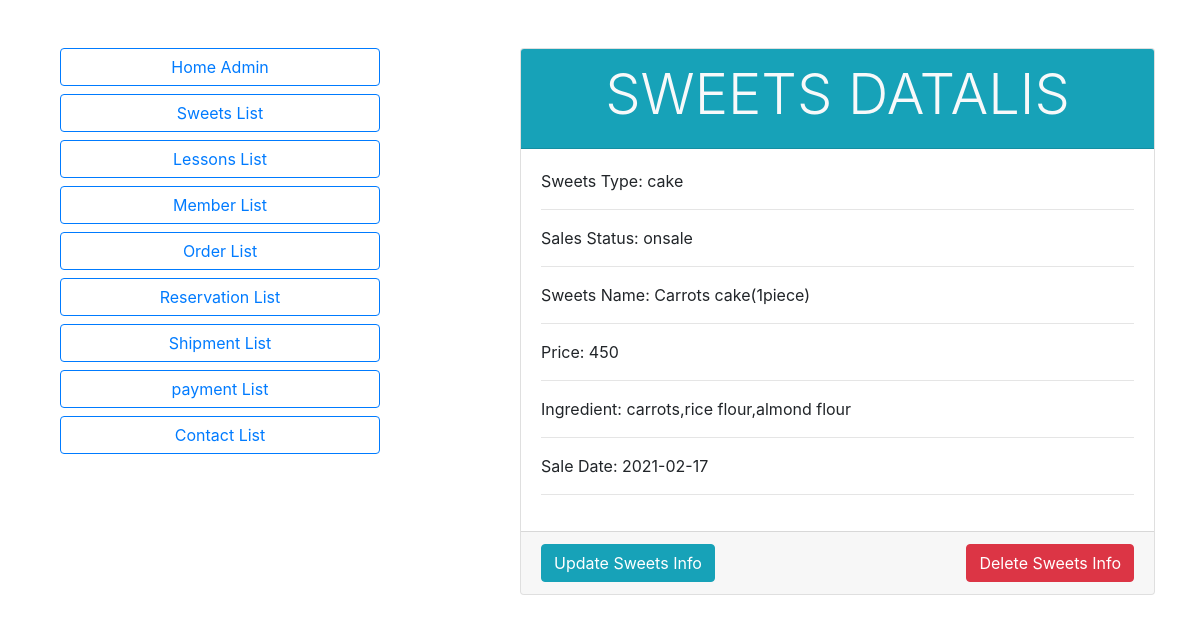
Screenshot of /sweets_data.php?sw_id=1 with the database file from the repository.
### tables this page shows
CREATE TABLE `sweets_list` (
  `sw_id` int(11) NOT NULL,
  `sw_type` varchar(100) NOT NULL,
  `sw_name` varchar(100) NOT NULL,
  `sw_price` varchar(100) NOT NULL,
  `sw_ingre` varchar(100) NOT NULL,
  `sw_regiday` date NOT NULL,
  `sw_status` varchar(100) NOT NULL
);

### classes/Database.php (called while the page is built, shortened)
<?php
class Database{
    private $servername = 'localhost';
    private $username = 'root';
    private $password = 'root';
    private $database_name = 'sweets_db';
    function __construct()
    {
        $this->conn = new mysqli($this->servername,$this->username,$this->password,$this->database_name);
        if($this->conn == TRUE){
            return $this->conn;
        }else{
            return FALSE;
        }
    }
}
?>

### admin_data.php (called while the page is built, shortened)
<?php
include 'classes/Sweets_order.php';
$sweetsobj = new Sweets;
?>

### classes/Sweets_order.php (called while the page is built, shortened)
<?php
include 'Database.php';
class Sweets extends Database{
        function display_one_sweets($sw_id){
            $sql = "SELECT * FROM sweets_list WHERE sw_id = '$sw_id'";
            $result = $this->conn->query($sql);
            if($result->num_rows == 1){
                return $result->fetch_assoc();
            }else{
                echo "NO DATA RETRIEVED";
            }
        }
  }
?>

### sweets_data.php (the view, shortened to what this page needs)
<?php
include 'admin_data.php';
$sw_id = $_GET['sw_id'];
$one_sweets = $sweetsobj->display_one_sweets($sw_id);
?>
<!doctype html>
<html lang="en">
  <head>
    <link rel="stylesheet" href="https://stackpath.bootstrapcdn.com/bootstrap/4.3.1/css/bootstrap.min.css">
  </head>
  <body>
  <nav class="container">
    <div class="row">
        <div class="col-4">
            <div class="container mt-5">
               <a href="admin.php" class="btn btn-outline-primary btn-block">Home Admin</a>
               <a href="sweets_list.php" class="btn btn-outline-primary btn-block">Sweets List</a>
               <a href="lesson_list.php" class="btn btn-outline-primary btn-block">Lessons List</a>
               <a href="member_list.php" class="btn btn-outline-primary btn-block">Member List</a>
               <a href="ordercancel_list.php" class="btn btn-outline-primary btn-block">Order List</a>
               <a href="lesson_resercancel.php" class="btn btn-outline-primary btn-block">Reservation List</a>
               <a href="shipment_list.php" class="btn btn-outline-primary btn-block">Shipment List</a>
               <a href="payment_list.php" class="btn btn-outline-primary btn-block">payment List</a>
               <a href="contact_list.php" class="btn btn-outline-primary btn-block">Contact List</a>
            </div>
        </div>
        <div class="col-1"></div>
        <div class="col-7">
        <div class="card mx-auto mt-5">
                     <div class="card-header bg-info text-light text-center">
                         <h1 class="display-4">
                             SWEETS DATALIS
                         </h1>
                     </div>
                     <div class="card-body">
                        Sweets Type: <?php echo $one_sweets['sw_type'] ?>
                        <hr>
                        Sales Status: <?php echo $one_sweets['sw_status']?>
                        <hr>
                        Sweets Name: <?php echo $one_sweets['sw_name']?>
                        <hr>
                        Price: <?php echo $one_sweets['sw_price']?>
                        <hr>
                        Ingredient: <?php echo $one_sweets['sw_ingre']?>
                        <hr>
                        Sale Date: <?php echo $one_sweets['sw_regiday']?>
                        <hr>
                     </div>
                     <div class="card-footer">
                         <a href="update_sweets.php?sw_id=<?php echo $sw_id ?>" class="btn btn-info">Update Sweets Info</a>
                         <a href="delete_sweets.php?sw_id=<?php echo $sw_id ?>" class="float-right btn btn-danger">Delete Sweets Info</a>
                     </div>
                </div>
        </div>
        </div>
  </nav>
  </body>
</html>

### rows the page displays
sweets_list: sw_type "cake", sw_status "onsale", sw_name "Carrots cake(1piece)", sw_price "450", sw_ingre "carrots,rice flour,almond flour", sw_regiday "2021-02-17"
